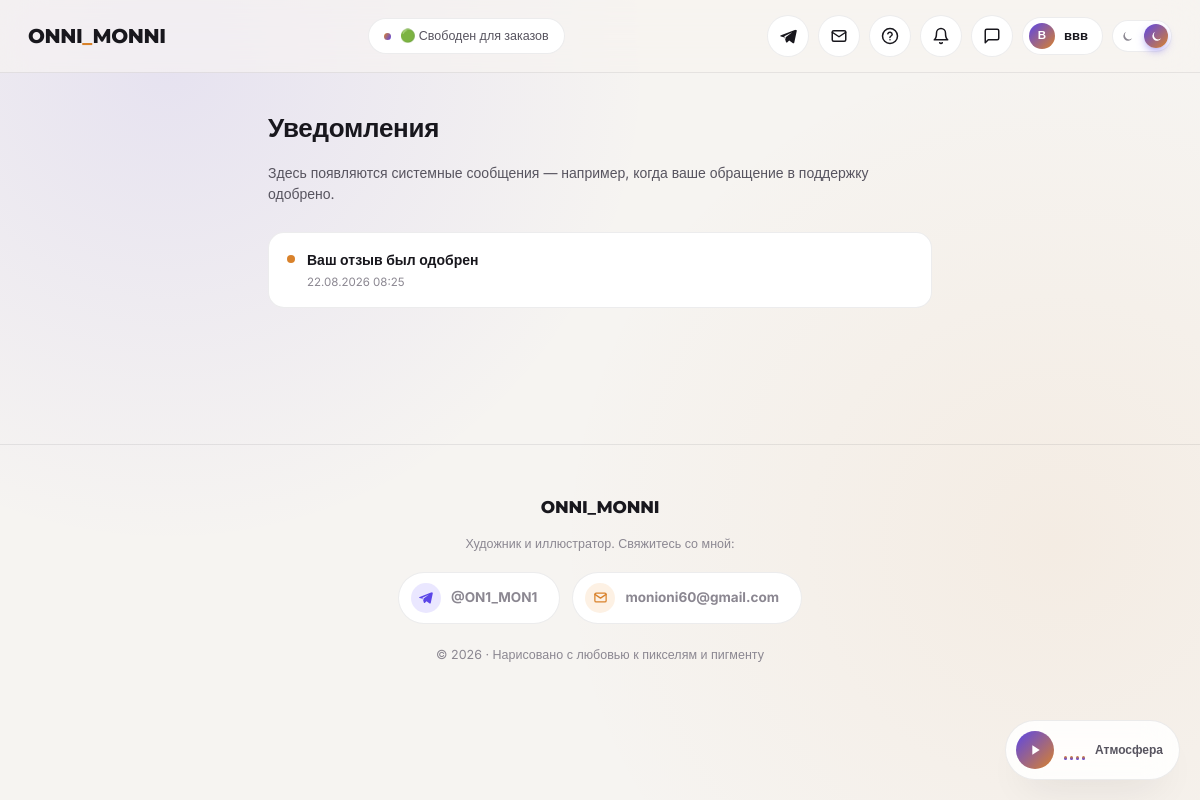
Page /notifications (signed in) on the committed database.
### app.py (models this page shows, shortened)
class SiteStatus(db.Model):
    __tablename__ = 'site_status'
    id = db.Column(db.Integer, primary_key=True)
    text = db.Column(db.String(200), nullable=False, default=DEFAULT_STATUS_TEXT)
    updated_at = db.Column(db.DateTime, default=datetime.utcnow)

class User(UserMixin, db.Model):
    __tablename__ = 'users'
    id = db.Column(db.Integer, primary_key=True)
    username = db.Column(db.String(80), unique=True, nullable=False)
    email = db.Column(db.String(160), unique=True, nullable=True)
    password_hash = db.Column(db.String(255), nullable=False)
    is_admin = db.Column(db.Boolean, default=False, nullable=False)
    created_at = db.Column(db.DateTime, default=datetime.utcnow)
    comments = db.relationship('Comment', backref='author', lazy=True)
    likes = db.relationship('Like', backref='user', lazy=True)

class Notification(db.Model):
    __tablename__ = 'notifications'
    id = db.Column(db.Integer, primary_key=True)
    user_id = db.Column(db.Integer, db.ForeignKey('users.id'), nullable=False)
    text = db.Column(db.String(300), nullable=False)
    created_at = db.Column(db.DateTime, default=datetime.utcnow)
    is_read = db.Column(db.Boolean, default=False, nullable=False)

### app.py (the view)
@app.route('/notifications')
@login_required
def notifications():
    items = Notification.query.filter_by(user_id=current_user.id) \
        .order_by(Notification.created_at.desc()).all()
    unread_ids = [n.id for n in items if not n.is_read]
    if unread_ids:
        Notification.query.filter(Notification.id.in_(unread_ids)).update(
            {'is_read': True}, synchronize_session=False)
        db.session.commit()
    return render_template('notifications.html', items=items)

### app.py (called while the page is built)
@login_manager.user_loader
def load_user(user_id):
    return User.query.get(int(user_id))

def get_site_status():
    status = SiteStatus.query.get(1)
    if not status:
        status = SiteStatus(id=1, text=DEFAULT_STATUS_TEXT)
        db.session.add(status)
        db.session.commit()
    return status

@app.context_processor
def inject_globals():
    unread_count = 0
    if current_user.is_authenticated:
        unread_count = Notification.query.filter_by(user_id=current_user.id, is_read=False).count()
    return {
        'site_status_text': get_site_status().text,
        'unread_notifications': unread_count,
        'all_tags': Tag.query.order_by(Tag.name).all(),
    }

### templates/notifications.html (shortened to what this page needs)
{% extends 'base.html' %}
{% block content %}
<section class="list-page">
  <h1>Уведомления</h1>
  <p class="sub">Здесь появляются системные сообщения — например, когда ваше обращение в поддержку одобрено.</p>
  {% for n in items %}
  <div class="notif-item">
    <span class="dot"></span>
    <div>
      <div class="notif-text">{{ n.text }}</div>
      <div class="notif-date">{{ n.created_at.strftime('%d.%m.%Y %H:%M') }}</div>
    </div>
  </div>
  {% else %}
  <p class="empty-note">Уведомлений пока нет.</p>
  {% endfor %}
</section>
{% endblock %}

### templates/base.html (shortened to what this page needs)
<!DOCTYPE html>
<html lang="ru" data-theme="dark">
<head>
<link rel="stylesheet" href="{{ url_for('static', filename='css/style.css') }}">
</head>
<body>
<header class="site-header">
  <div class="header-inner">
    <a href="{{ url_for('index') }}" class="logo-block">
      <span class="logo">ONNI<span class="dot">_</span>MONNI</span>
    </a>
    <div class="status-badge" title="Живой статус автора, обновляется из админ-панели">
      <span class="status-dot"></span>
      <span>{{ site_status_text }}</span>
    </div>
    <div class="header-actions">
      <a class="icon-btn" href="https://t.me/ON1_MON1" target="_blank" rel="noopener" aria-label="Telegram автора" title="Telegram: @ON1_MON1">
        <svg viewBox="0 0 24 24" fill="currentColor"><path d="M21.9 3.5 2.7 11.1c-1.3.5-1.3 1.2-.2 1.5l4.9 1.5 1.9 5.8c.2.6.4.8.9.8.5 0 .7-.2 1-.5l2.4-2.3 5 3.6c.9.5 1.5.2 1.8-.9l3.2-15c.4-1.4-.5-2-1.7-1.6Zm-4.2 3.6L8.9 13.6l-.3 3.2-1.5-4.6 10.6-5.1Z"/></svg>
      </a>
      <a class="icon-btn" href="mailto:monioni60@gmail.com" aria-label="Написать на email" title="Email: monioni60@gmail.com">
        <svg viewBox="0 0 24 24" fill="none" stroke="currentColor" stroke-width="2" stroke-linecap="round" stroke-linejoin="round"><rect x="3" y="5" width="18" height="14" rx="2"/><path d="m3 7 9 6 9-6"/></svg>
      </a>
      {% if current_user.is_authenticated %}
        <a class="icon-btn" href="{{ url_for('support') }}" aria-label="Поддержка" title="Поддержка">
          <svg viewBox="0 0 24 24" fill="none" stroke="currentColor" stroke-width="2" stroke-linecap="round" stroke-linejoin="round"><circle cx="12" cy="12" r="10"/><path d="M9.1 9a3 3 0 0 1 5.8 1c0 2-3 2-3 4"/><path d="M12 17h.01"/></svg>
        </a>
        <a class="icon-btn bell-btn" href="{{ url_for('notifications') }}" aria-label="Уведомления" title="Уведомления">
          <svg viewBox="0 0 24 24" fill="none" stroke="currentColor" stroke-width="2" stroke-linecap="round" stroke-linejoin="round"><path d="M18 8a6 6 0 0 0-12 0c0 7-3 9-3 9h18s-3-2-3-9"/><path d="M13.7 21a2 2 0 0 1-3.4 0"/></svg>
        </a>
        <a class="icon-btn" href="{{ url_for('chat') }}" aria-label="Чат с автором" title="Чат с автором">
          <svg viewBox="0 0 24 24" fill="none" stroke="currentColor" stroke-width="2" stroke-linecap="round" stroke-linejoin="round"><path d="M21 15a2 2 0 0 1-2 2H7l-4 4V5a2 2 0 0 1 2-2h14a2 2 0 0 1 2 2z"/></svg>
        </a>
        <a class="user-pill" href="{{ url_for('logout') }}" title="Выйти">
          <span class="avatar">{{ current_user.username[0]|upper }}</span>
          {{ current_user.username }}
        </a>
      {% else %}
        <a class="btn btn-sm" href="{{ url_for('login') }}">Войти</a>
        <a class="btn btn-sm btn-primary" href="{{ url_for('register') }}">Регистрация</a>
      {% endif %}
      <button class="theme-switch" id="themeToggle" aria-label="Переключить тему">
        <svg class="track-icon moon" viewBox="0 0 24 24" fill="currentColor"><path d="M20.6 15.3A8.6 8.6 0 1 1 9.7 3.4a7 7 0 0 0 10.9 11.9Z"/></svg>
        <svg class="track-icon sun" viewBox="0 0 24 24" fill="none" stroke="currentColor" stroke-width="2" stroke-linecap="round"><circle cx="12" cy="12" r="4.5"/><path d="M12 2v3M12 19v3M4.2 4.2l2.1 2.1M17.7 17.7l2.1 2.1M2 12h3M19 12h3M4.2 19.8l2.1-2.1M17.7 6.3l2.1-2.1"/></svg>
        <span class="thumb">
          <svg viewBox="0 0 24 24" fill="currentColor"><path d="M20.6 15.3A8.6 8.6 0 1 1 9.7 3.4a7 7 0 0 0 10.9 11.9Z"/></svg>
        </span>
      </button>
    </div>
  </div>
</header>
{% block content %}{% endblock %}
<footer>
  <div class="footer-logo">ONNI_MONNI</div>
  <p>Художник и иллюстратор. Свяжитесь со мной:</p>
  <div class="contact-strip">
    <a class="contact-chip tg" href="https://t.me/ON1_MON1" target="_blank" rel="noopener">
      <span class="ico"><svg viewBox="0 0 24 24" fill="currentColor"><path d="M21.9 3.5 2.7 11.1c-1.3.5-1.3 1.2-.2 1.5l4.9 1.5 1.9 5.8c.2.6.4.8.9.8.5 0 .7-.2 1-.5l2.4-2.3 5 3.6c.9.5 1.5.2 1.8-.9l3.2-15c.4-1.4-.5-2-1.7-1.6Zm-4.2 3.6L8.9 13.6l-.3 3.2-1.5-4.6 10.6-5.1Z"/></svg></span>
      @ON1_MON1
    </a>
    <a class="contact-chip mail" href="mailto:monioni60@gmail.com">
      <span class="ico"><svg viewBox="0 0 24 24" fill="none" stroke="currentColor" stroke-width="2" stroke-linecap="round" stroke-linejoin="round"><rect x="3" y="5" width="18" height="14" rx="2"/><path d="m3 7 9 6 9-6"/></svg></span>
      monioni60@gmail.com
    </a>
  </div>
  <p>© 2026 · Нарисовано с любовью к пикселям и пигменту</p>
</footer>
<div class="music-player" id="musicPlayer">
  <button class="music-toggle" id="musicToggle" aria-label="Включить/выключить музыку" title="Включить/выключить музыку">
    <svg class="icon-play" viewBox="0 0 24 24" fill="currentColor"><path d="M8 5v14l11-7Z"/></svg>
  </button>
  <div class="eq" aria-hidden="true"><span></span><span></span><span></span><span></span></div>
  <span class="music-label">Атмосфера</span>
</div>
</body>
</html>

### rows in the picture
SiteStatus: text "🟢 Свободен для заказов"
User: username "В", username "ввв"
Notification: text "Ваш отзыв был одобрен", created_at "22.08.2026 08:25"
